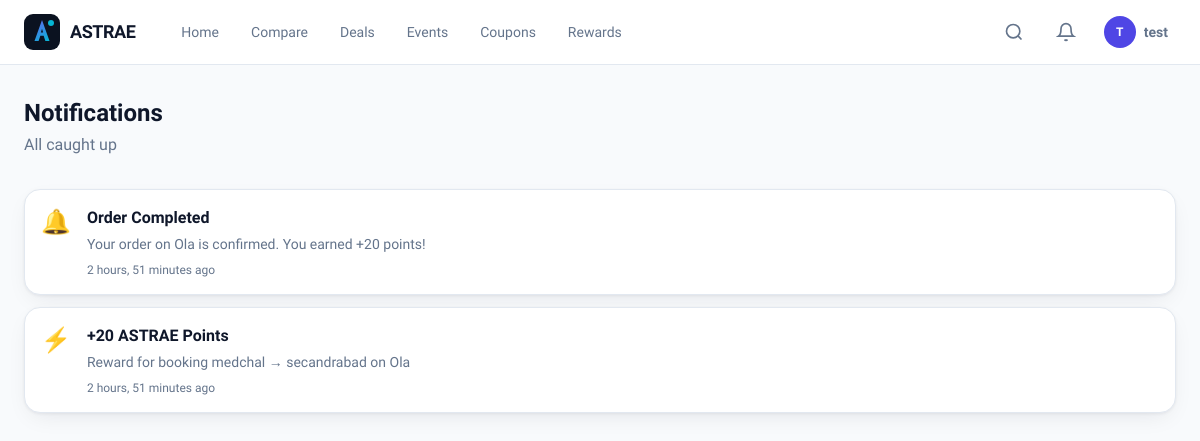
/ASTRAEUser/usernotifications/ (signed in), run on an earlier commit of the app's database.
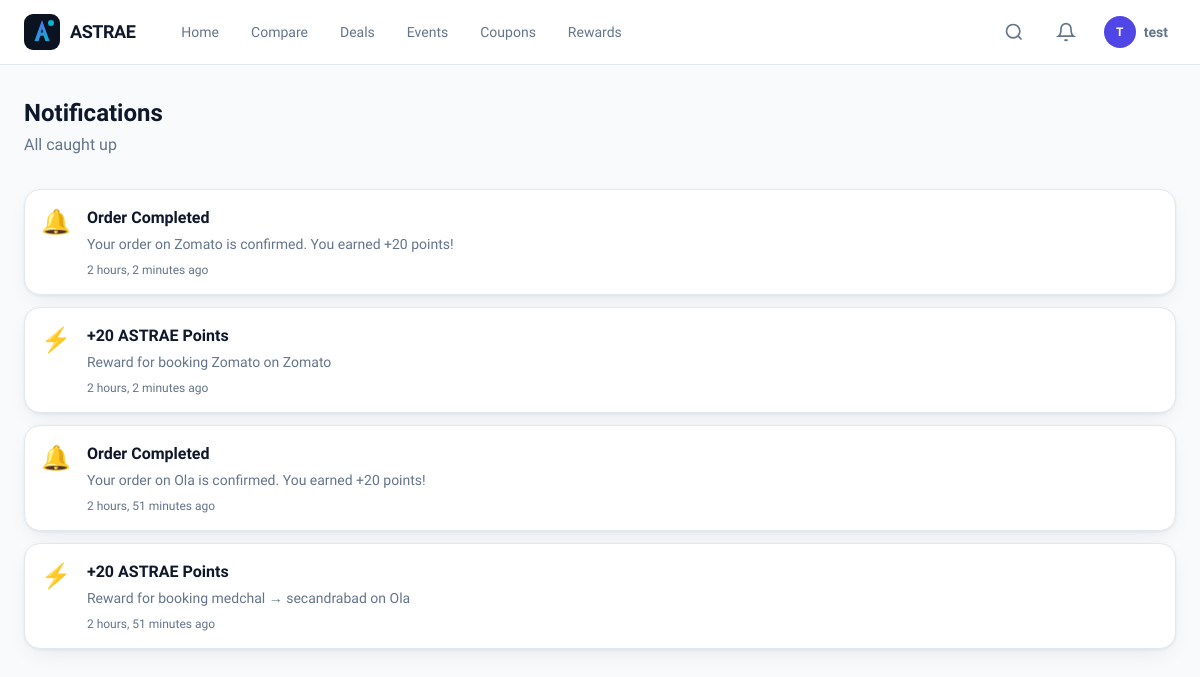
And on a later commit of the database.
### ASTRAEUser/models.py (models this page shows, shortened)
class Notification(models.Model):
    NOTIFICATION_TYPES = [
        ('price_drop', 'Price Drop'),
        ('coupon_expiring', 'Coupon Expiring'),
        ('coupon_sold', 'Coupon Sold'),
        ('coupon_purchased', 'Coupon Purchased'),
        ('reward_earned', 'Reward Earned'),
        ('order_completed', 'Order Completed'),
        ('new_deal', 'New Deal'),
        ('marketplace', 'Marketplace Activity'),
        ('system', 'System'),
    ]
    user = models.ForeignKey(User, on_delete=models.CASCADE, related_name='notifications')
    notification_type = models.CharField(max_length=30, choices=NOTIFICATION_TYPES, default='system')
    title = models.CharField(max_length=255)
    message = models.TextField()
    is_read = models.BooleanField(default=False)
    link = models.CharField(max_length=255, blank=True, default='')
    created_at = models.DateTimeField(auto_now_add=True)
    class Meta:
        indexes = [models.Index(fields=['user', 'is_read', '-created_at'])]

### ASTRAEUser/views.py (the view)
# urls.py: path('usernotifications/', views.usernotifications, name='usernotifications'),
@login_required
def usernotifications(request):
    notifications = Notification.objects.filter(user=request.user).order_by('-created_at')
    unread = notifications.filter(is_read=False).count()
    context = {
        'notifications': notifications[:50],
        'unread_count': unread,
        'unread_notifications': unread,
    }
    return render(request, 'User/usernotifications.html', context)

### Templates/User/usernotifications.html (shortened to what this page needs)
{% extends 'User/base_user.html' %}
{% block content %}
<div class="flex justify-between items-start mb-8">
  <div><h1 class="text-2xl font-bold">Notifications</h1><p class="text-muted mt-1">{% if unread_count %}{{ unread_count }} unread{% else %}All caught up{% endif %}</p></div>
</div>
<div class="space-y-3">
  {% for n in notifications %}
  <div class="astrae-card p-4 flex gap-4 {% if not n.is_read %}ring-2 ring-indigo/20{% endif %}">
    <span class="text-2xl shrink-0">{% if n.notification_type == 'price_drop' %}📉{% elif 'coupon' in n.notification_type %}🎫{% elif 'reward' in n.notification_type %}⚡{% else %}🔔{% endif %}</span>
    <div class="flex-1 min-w-0">
      <div class="flex items-center gap-2"><h3 class="font-semibold">{{ n.title }}</h3>{% if not n.is_read %}<span class="size-2 rounded-full bg-indigo"></span>{% endif %}</div>
      <p class="text-sm text-muted mt-1">{{ n.message }}</p>
      <p class="text-xs text-muted mt-2">{{ n.created_at|timesince }} ago</p>
    </div>
  </div>
  {% empty %}
  <div class="empty-state"><div class="empty-state-icon">🔔</div><p class="font-semibold">No notifications</p><p class="text-sm text-muted mt-1">Alerts for deals, orders, and coupons appear here.</p></div>
  {% endfor %}
</div>
{% endblock %}

What changed in the data, as far as the page shows it:
added Notification: title "Order Completed", message "Your order on Zomato is confirmed. You earned +20 points!", created_at "2 hours, 2 minutes"
added Notification: title "+20 ASTRAE Points", message "Reward for booking Zomato on Zomato", created_at "2 hours, 2 minutes"
